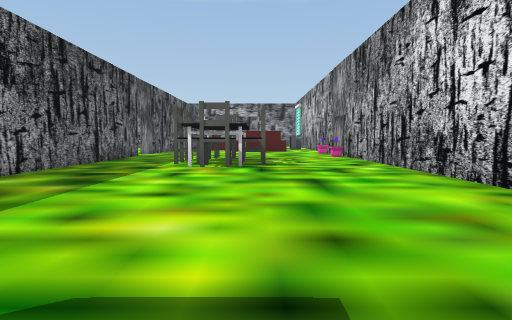
[1] (above)

14 first-person views from a walk through a 3-D level made in the Unity game engine. The camera is 1.2 m above the floor, tilts 4° down and sees 80° across. The floor is counted in squares, 2 m on a side. Each view is taken from the middle of a square. On the plan, view 1 faces up. The plan holds only what a view shows up to about 9 squares ahead; the rest is blank. The place goes on beyond the plan. The player character is not drawn. Door leaves are left out, so doorways stand open.

[2]
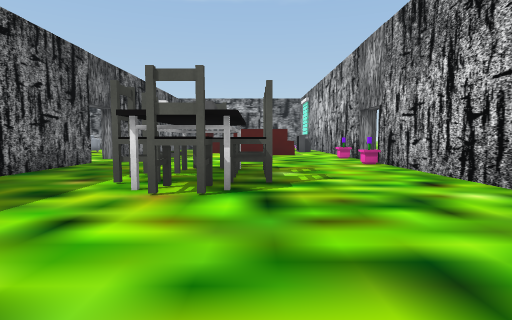

[3]
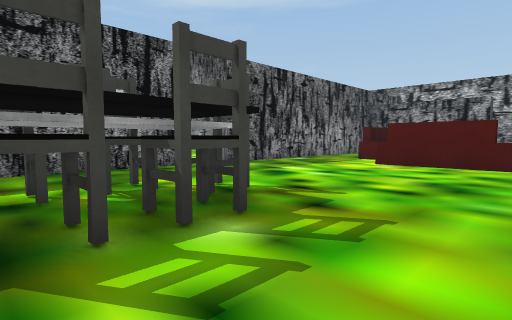

[4]
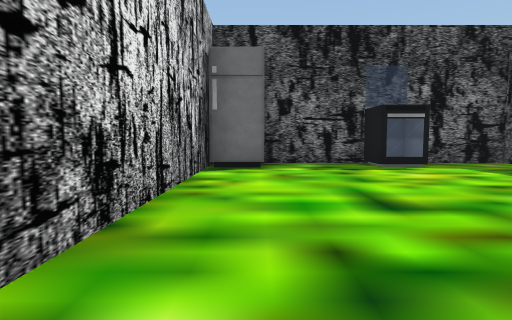

[5]
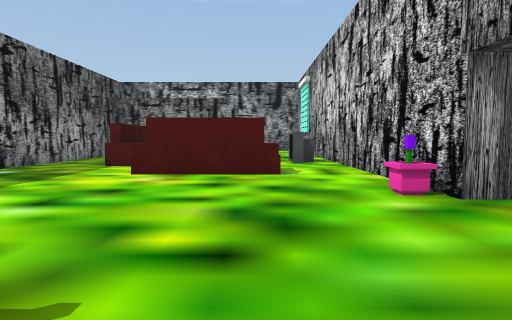

[6]
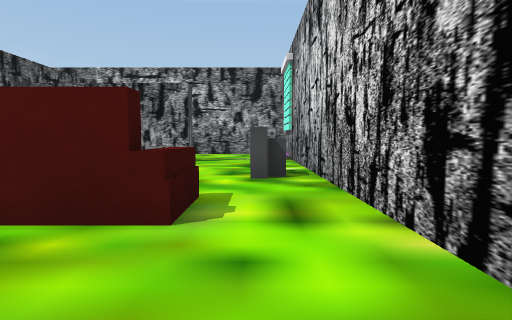

[7]
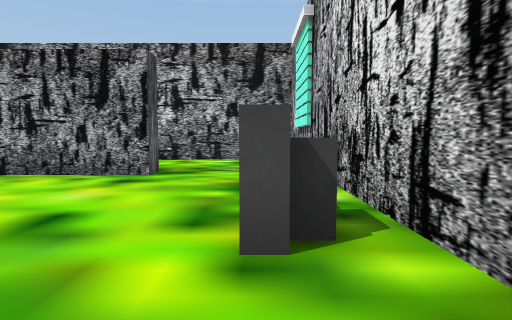

[8]
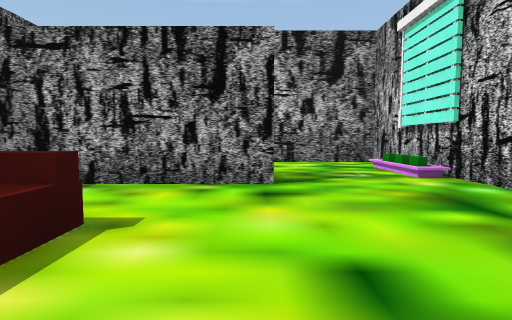

[9]
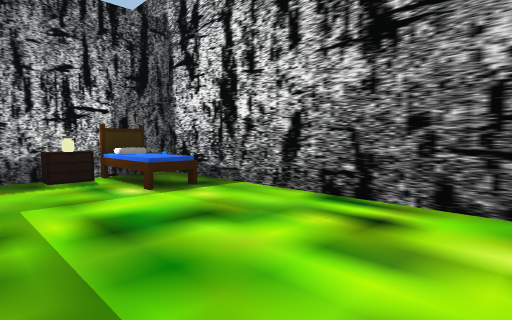

[10]
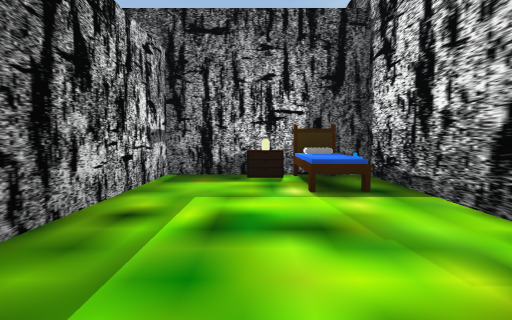

[11]
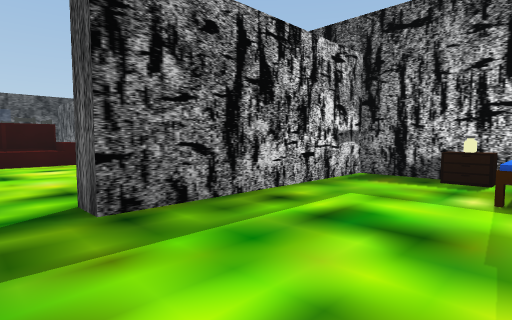

[12]
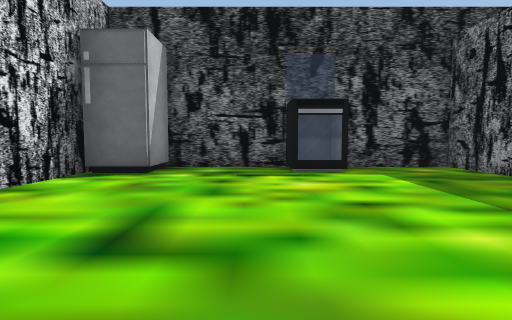

[13]
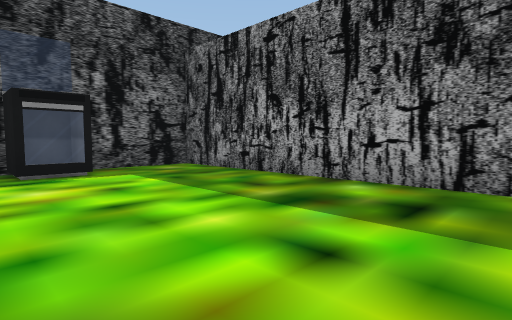

[14]
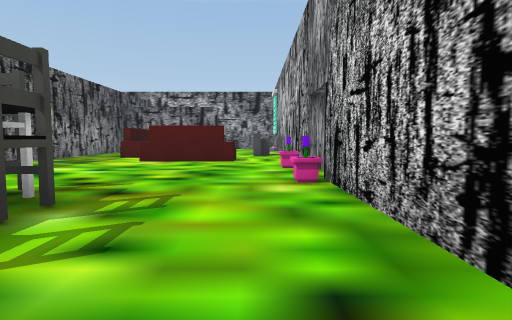

### Floor plan
Points are (right, up) in squares from view 1. A wall is a line through its corners. A room is listed if a view was taken in it or the views show most of it. See-through windows are left out.
Room 1 (views 1, 2, 3, 4, 5, 6, 7, 8, 12, 13, 14)
walls: (3, 12) (3, 19.4); (-4.1, 10.6) (-4.1, -0.5) (-1.9, -0.5); (3, 0.2) (3, 10.6); (-0.8, -0.5) (1.9, -0.5); (-4.1, 18) (-4.1, 12); (0.2, 20) (-3.4, 20)
ways out: opening at (1.5, 20) to room 2; open door at (-4.5, 11.5); open door at (3, 11.5)
objects: chair (-2, 7); chair (-2, 8) to (-1, 8); sofa (-2, 16) to (-1, 18); stove (-1, 0); chair (-1, 7); chair (-1, 9); sofa (-1, 14) to (1, 15); chair (0, 7); chair (0, 8); fridge (2, 0); TV (2, 17)
Room 2 (views 9, 10, 11)
walls: (3, 19.4) (3, 23.9) (-4.1, 23.9) (-4.1, 20.5) (0.2, 20.5) (0.2, 20)
ways out: opening at (1.5, 20) to room 1
objects: other object (-3, 23)

Positions as (right, up) in squares from view 1, and headings:
1: (0, 0), facing up
2: (0, 3), facing up
3: (2, 7), facing up-left
4: (2, 7), facing down
5: (1, 9), facing up
6: (2, 12), facing up
7: (2, 15), facing up
8: (0, 16), facing up
9: (1, 21), facing up-left
10: (1, 22), facing left
11: (1, 23), facing down-left
12: (0, 6), facing down
13: (0, 6), facing down-left
14: (2, 6), facing up
